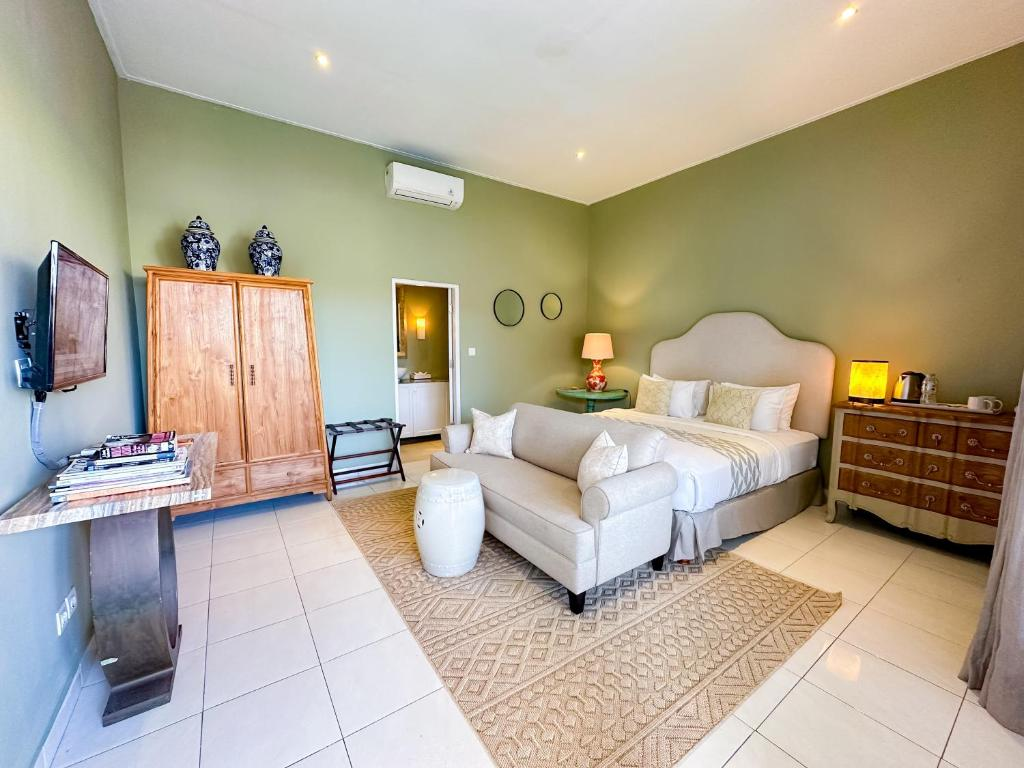
#> input picture Stage_1/images/room.jpg, 1024 x 768 px, found by its file name
$ python task4_edge_detection.py   (older library calls are emulated)
#> lines starting #> are read from the running program, lines starting #| are printed output that depends on the picture
import cv2

# ==========================================================
# Stage 1 - Task 4
# Edge Detection
# ==========================================================

# ----------------------------------------------------------
# 1. Read Image
# ----------------------------------------------------------

image = cv2.imread(r"D:\rwu\rwu jobs\TwinCube\Stage_1\images\room.jpg")
#> image is the input picture: shape (768, 1024, 3); mean B, G, R 151.2, 168.3, 178.2

if image is None:
    print("Error: Could not load image.")
    exit()


gray = cv2.cvtColor(image, cv2.COLOR_BGR2GRAY)
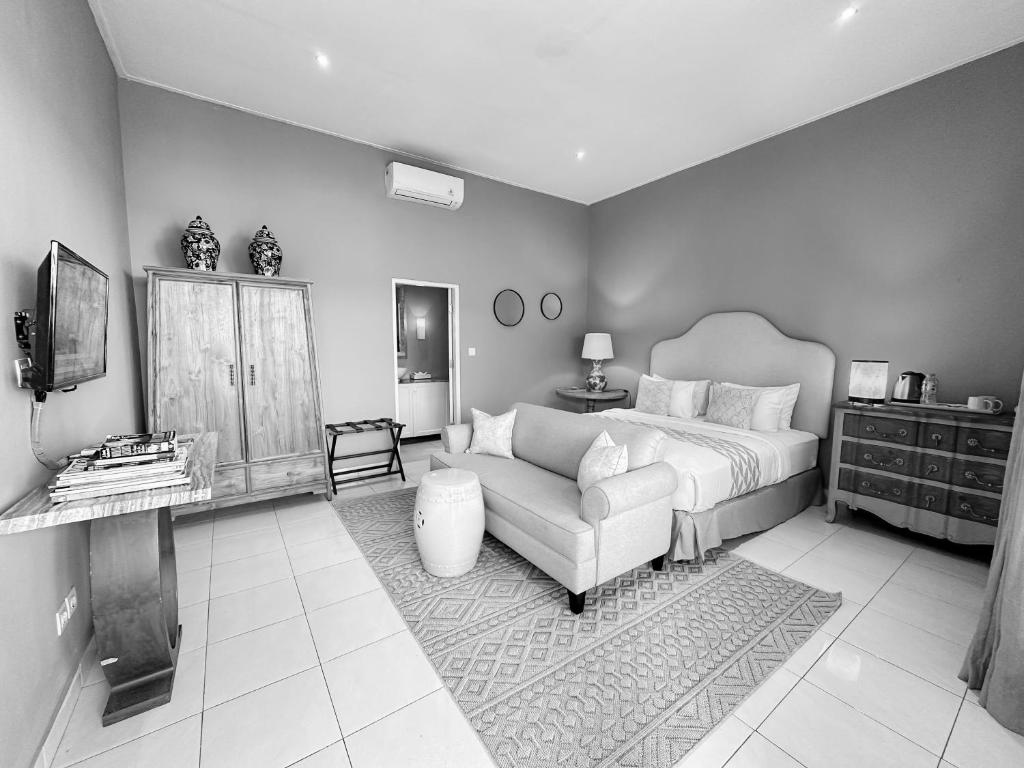
#> gray: shape (768, 1024); min 0, max 255, mean 169.3

sobel_x = cv2.Sobel(
    gray,
    cv2.CV_64F,
    1,
    0,
    ksize=3
)

sobel_y = cv2.Sobel(
    gray,
    cv2.CV_64F,
    0,
    1,
    ksize=3
)
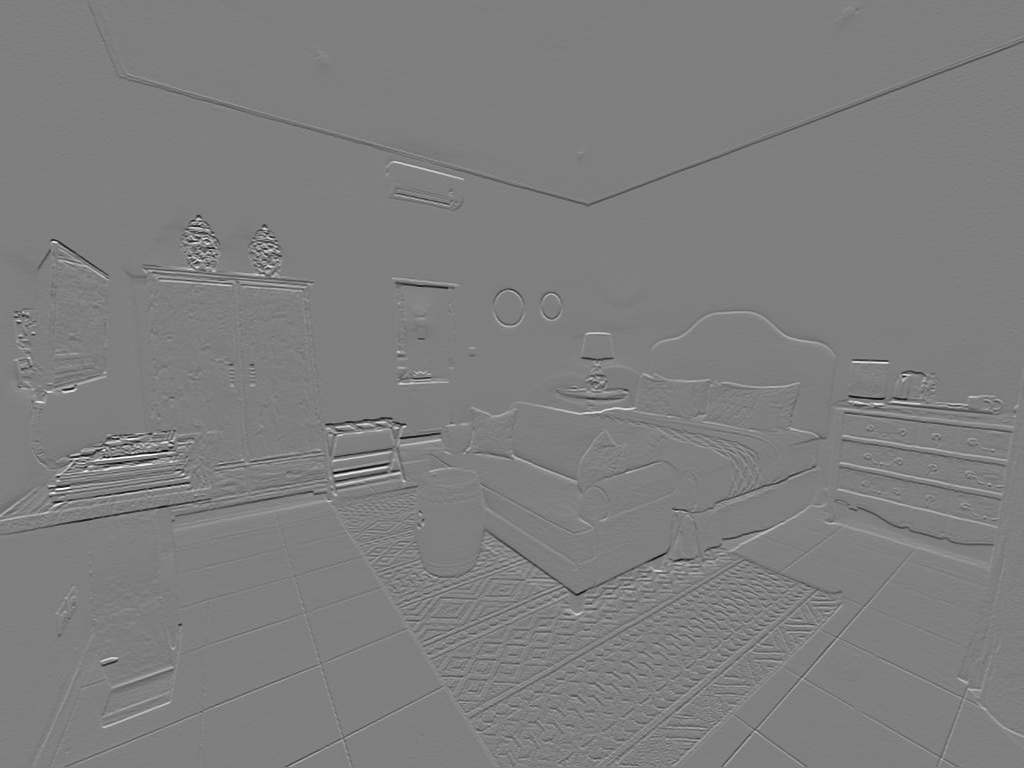
#> sobel_y: shape (768, 1024) float64; min -946, max 957, mean 0.1; drawn with min black and max white

sobel_x = cv2.convertScaleAbs(sobel_x)
sobel_y = cv2.convertScaleAbs(sobel_y)

sobel = cv2.addWeighted(
    sobel_x,
    0.5,
    sobel_y,
    0.5,
    0
)

scharr_x = cv2.Scharr(
    gray,
    cv2.CV_64F,
    1,
    0
)

scharr_y = cv2.Scharr(
    gray,
    cv2.CV_64F,
    0,
    1
)

scharr_x = cv2.convertScaleAbs(scharr_x)
scharr_y = cv2.convertScaleAbs(scharr_y)
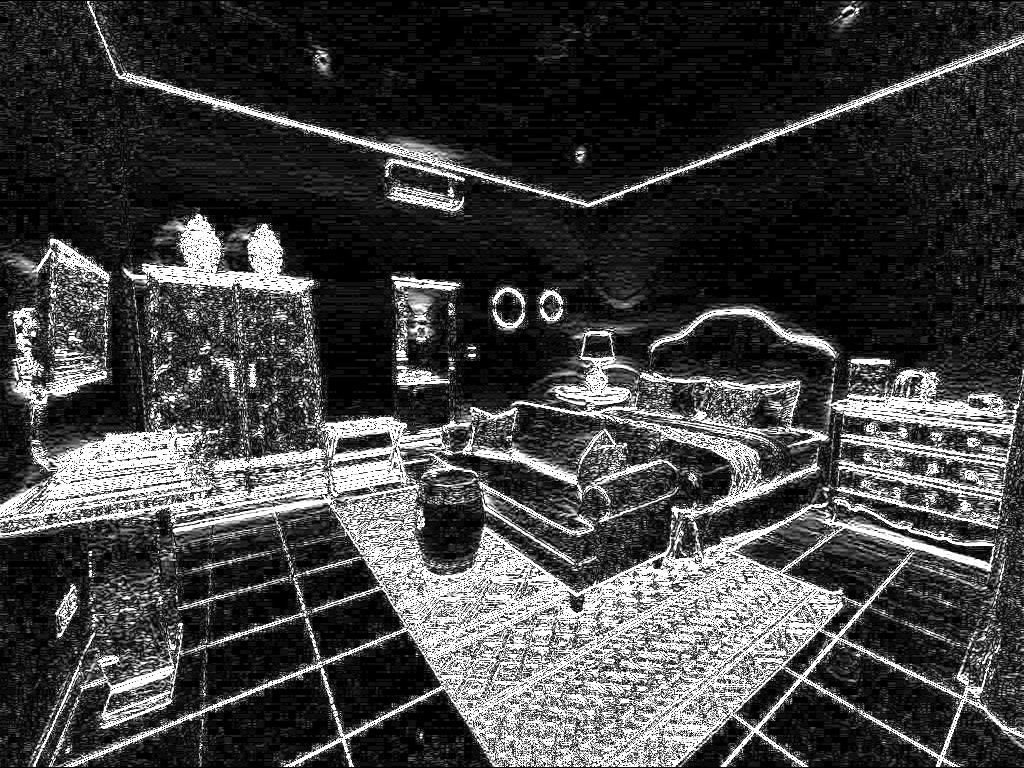
#> scharr_y: shape (768, 1024); min 0, max 255, mean 65.9

scharr = cv2.addWeighted(
    scharr_x,
    0.5,
    scharr_y,
    0.5,
    0
)
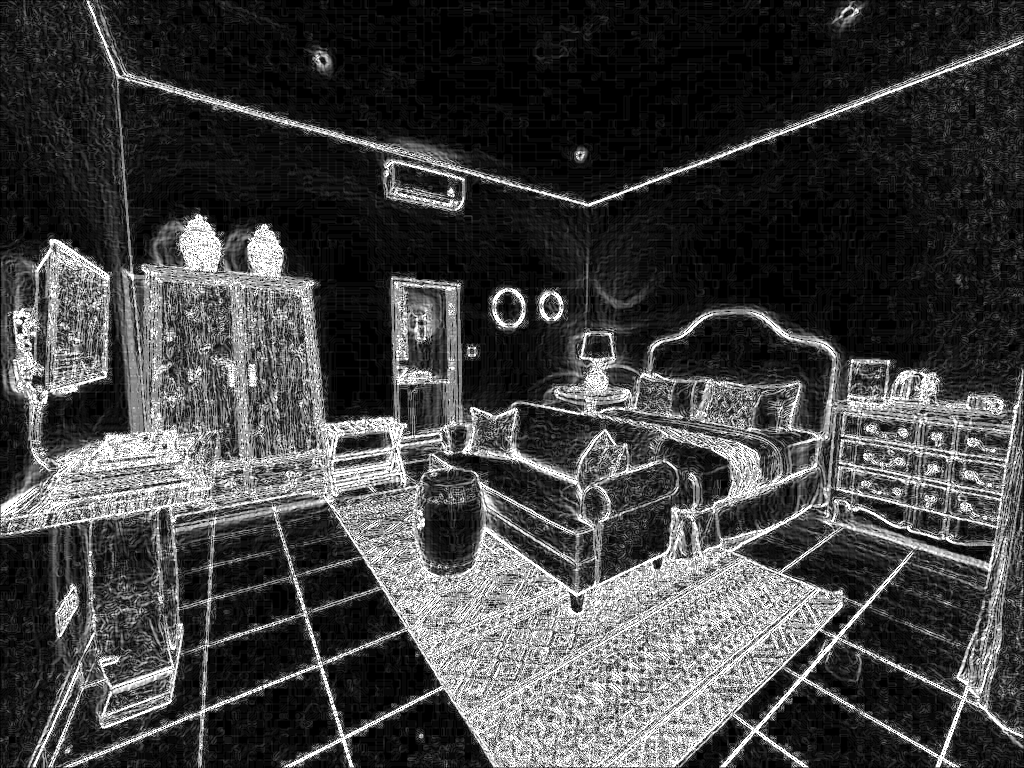
#> scharr: shape (768, 1024); min 0, max 255, mean 66.1

laplacian = cv2.Laplacian(
    gray,
    cv2.CV_64F
)

laplacian = cv2.convertScaleAbs(laplacian)

canny = cv2.Canny(
    gray,
    100,
    200
)
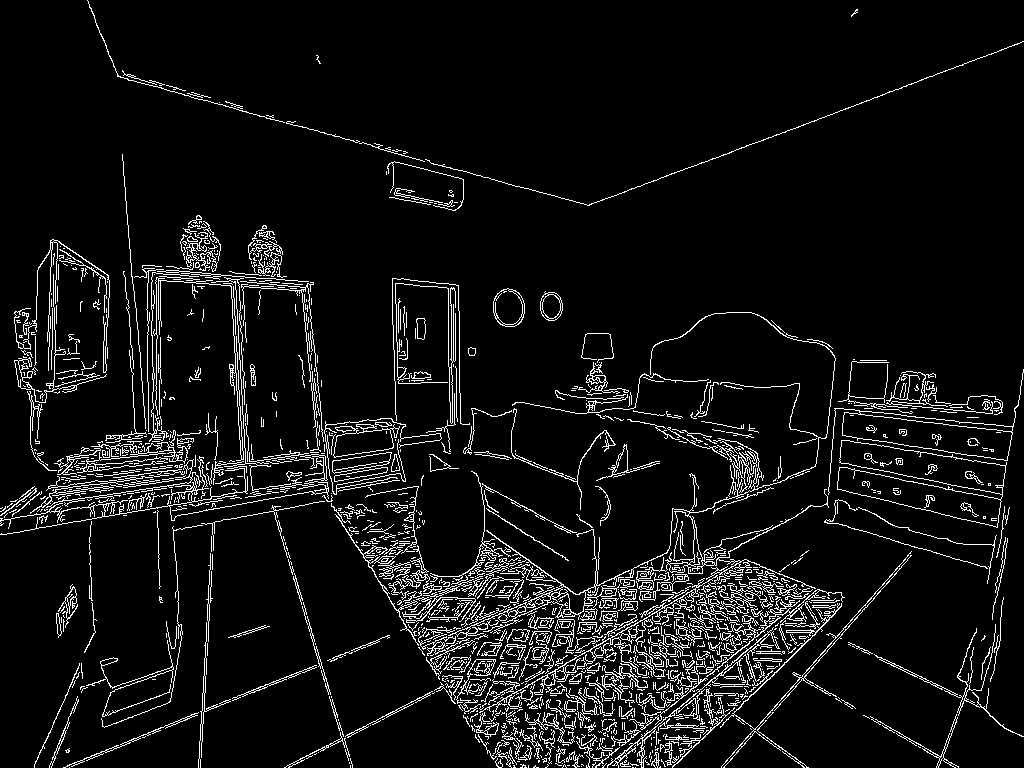
#> canny: shape (768, 1024); 6.9% white in thin lines or dots

cv2.imshow("Original", image)

cv2.imshow("Gray", gray)

cv2.imshow("Sobel", sobel)

cv2.imshow("Scharr", scharr)

cv2.imshow("Laplacian", laplacian)

cv2.imshow("Canny", canny)


cv2.imwrite(r"D:\rwu\rwu jobs\TwinCube\Stage_1\results\sobel.jpg", sobel)

cv2.imwrite(r"D:\rwu\rwu jobs\TwinCube\Stage_1\results\scharr.jpg", scharr)

cv2.imwrite(r"D:\rwu\rwu jobs\TwinCube\Stage_1\results\laplacian.jpg", laplacian)

cv2.imwrite(r"D:\rwu\rwu jobs\TwinCube\Stage_1\results\canny.jpg", canny)


cv2.waitKey(0)

cv2.destroyAllWindows()
